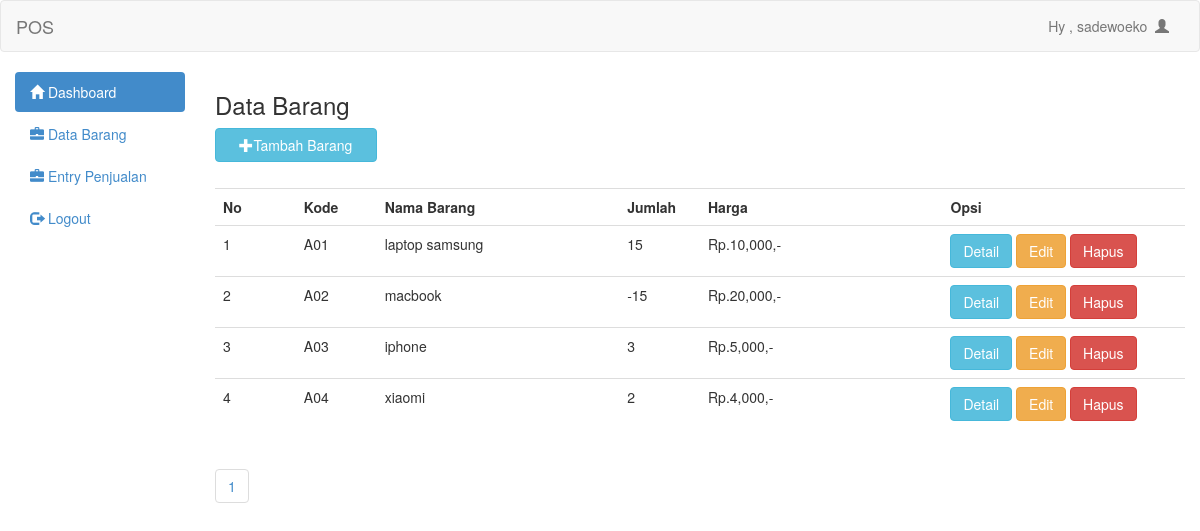
/admin/barang.php (signed in), run on the app's committed database.
### tables this page shows
CREATE TABLE `barang` (
  `id` int(11) NOT NULL,
  `kode` text NOT NULL,
  `nama` text NOT NULL,
  `harga` int(11) NOT NULL,
  `jumlah` int(11) NOT NULL,
  `sisa` int(11) NOT NULL
);

### admin/barang.php (the view, shortened to what this page needs)
<?php include 'header.php'; ?>
<h3>  Data Barang</h3>
<button style="margin-bottom:20px" data-toggle="modal" data-target="#myModal" class="btn btn-info col-md-2"><span class="glyphicon glyphicon-plus"></span>Tambah Barang</button>
<br/>
<br/>
<?php
$per_hal=10;
$jumlah_record=mysqli_query($conn, "SELECT COUNT(*) as jumlah from barang");
$jum=mysqli_fetch_array($jumlah_record);
$halaman=ceil($jum['jumlah'] / $per_hal);
$page = (isset($_GET['page'])) ? (int)$_GET['page'] : 1;
$start = ($page - 1) * $per_hal;
?>
<br/>
<table class="table table-hover">
	<tr>
		<th class="col-md-1">No</th>
		<th class="col-md-1">Kode</th>
		<th class="col-md-3">Nama Barang</th>
		<th class="col-md-1">Jumlah</th>
		<th class="col-md-3">Harga</th>
		<th class="col-md-3">Opsi</th>
	</tr>
	<?php
	if(isset($_GET['cari'])){
		$cari=mysqli_real_escape_string($conn, $_GET['cari']);
		$brg=mysqli_query($conn,"select * from barang where nama like '$cari' or jenis like '$cari'");
	}else{
		$brg=mysqli_query($conn,"select * from barang limit $start, $per_hal");
	}
	$no=1;
	while($b=mysqli_fetch_array($brg)){
		?>
		<tr>
			<td><?php echo $no++ ?></td>
			<td><?php echo $b['kode'] ?></td>
			<td><?php echo $b['nama'] ?></td>
			<td><?php echo $b['jumlah'] ?></td>
			<td>Rp.<?php echo number_format($b['harga']) ?>,-</td>
			<td>
				<a href="det_barang.php?id=<?php echo $b['id']; ?>" class="btn btn-info">Detail</a>
				<a href="edit.php?id=<?php echo $b['id']; ?>" class="btn btn-warning">Edit</a>
				<a onclick="if(confirm('Apakah anda yakin ingin menghapus data ini ??')){ location.href='hapus.php?id=<?php echo $b['id']; ?>' }" class="btn btn-danger">Hapus</a>
			</td>
		</tr>
		<?php
	}
	?>
</table>
<ul class="pagination">
			<?php
			for($x=1;$x<=$halaman;$x++){
				?>
				<li><a href="?page=<?php echo $x ?>"><?php echo $x ?></a></li>
				<?php
			}
			?>
		</ul>
<?php
include 'footer.php';
?>

### admin/header.php (shortened to what this page needs)
<!DOCTYPE html>
<html>
<head>
	<link rel="stylesheet" type="text/css" href="../assets/css/bootstrap.css">
	<link rel="stylesheet" type="text/css" href="../assets/js/jquery-ui/jquery-ui.css">
</head>
<body>
	<div class="navbar navbar-default">
		<div class="container-fluid">
			<div class="navbar-header">
				<a href="" class="navbar-brand">POS</a>
			</div>
			<div class="collapse navbar-collapse">
				<ul class="nav navbar-nav navbar-right">
					<li><a class="dropdown-toggle" data-toggle="dropdown" role="button" href="#">Hy , <?php echo $_SESSION['uname']  ?>&nbsp&nbsp<span class="glyphicon glyphicon-user"></span></a></li>
				</ul>
			</div>
		</div>
	</div>
	<div class="col-md-2">
		<ul class="nav nav-pills nav-stacked">
			<li class="active"><a href="index.php"><span class="glyphicon glyphicon-home"></span>  Dashboard</a></li>
			<li><a href="barang.php"><span class="glyphicon glyphicon-briefcase"></span>  Data Barang</a></li>
			<li><a href="barang_laku.php"><span class="glyphicon glyphicon-briefcase"></span>  Entry Penjualan</a></li>
			<li><a href="logout.php"><span class="glyphicon glyphicon-log-out"></span>  Logout</a></li>
		</ul>
	</div>
	<div class="col-md-10">

### admin/footer.php
</div>
</body>
</html>

### data on the page
barang: kode "A01", nama "laptop samsung", jumlah "15", harga "10,000"
barang: kode "A02", nama "macbook", jumlah "-15", harga "20,000"
barang: kode "A03", nama "iphone", jumlah "3", harga "5,000"
barang: kode "A04", nama "xiaomi", jumlah "2", harga "4,000"

### other printed values
$_SESSION['uname'] "sadewoeko"
